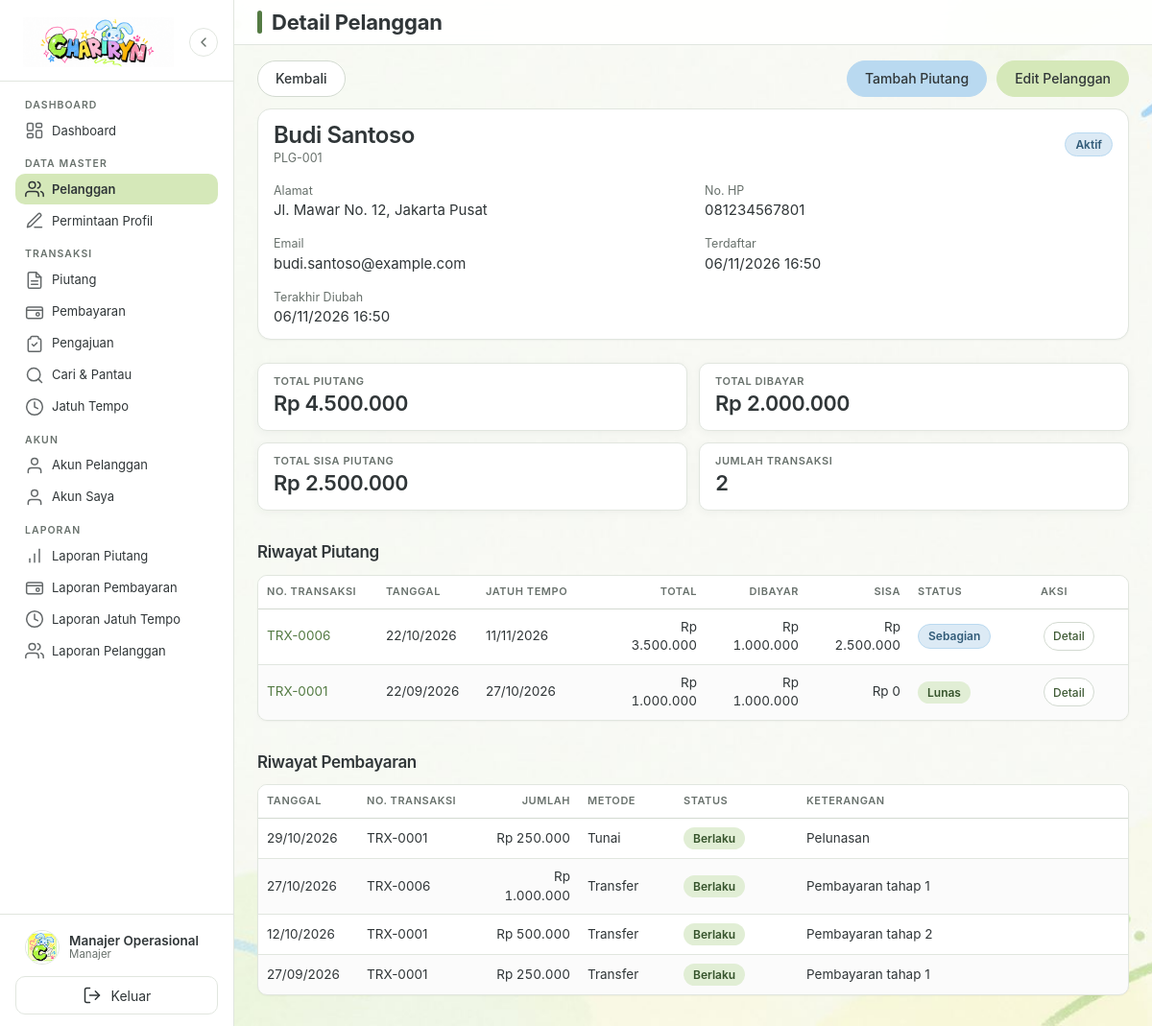
Screenshot of /pelanggan/detail.php?id=1 (signed in) with the database file from the repository.
### tables this page shows
CREATE TABLE IF NOT EXISTS users (
    id_user INT UNSIGNED NOT NULL AUTO_INCREMENT,
    id_pelanggan INT UNSIGNED NULL,
    username VARCHAR(50) NOT NULL,
    password VARCHAR(255) NOT NULL,
    nama VARCHAR(100) NOT NULL,
    role ENUM('pemilik', 'manajer', 'pelanggan') NOT NULL DEFAULT 'manajer',
    status ENUM('belum aktif', 'aktif', 'nonaktif') NOT NULL DEFAULT 'belum aktif',
    token_aktivasi VARCHAR(64) NULL,
    token_aktivasi_berakhir DATETIME NULL,
    created_at DATETIME NOT NULL DEFAULT CURRENT_TIMESTAMP,
    updated_at DATETIME NOT NULL DEFAULT CURRENT_TIMESTAMP ON UPDATE CURRENT_TIMESTAMP,
    PRIMARY KEY (id_user),
    UNIQUE KEY uq_users_username (username),
    UNIQUE KEY uq_users_pelanggan (id_pelanggan),
    KEY idx_users_role_status (role, status),
    CONSTRAINT fk_users_pelanggan
        FOREIGN KEY (id_pelanggan) REFERENCES pelanggan (id_pelanggan)
        ON DELETE CASCADE ON UPDATE CASCADE
);

CREATE TABLE IF NOT EXISTS pelanggan (
    id_pelanggan INT UNSIGNED NOT NULL AUTO_INCREMENT,
    kode_pelanggan VARCHAR(20) NOT NULL,
    nama_pelanggan VARCHAR(100) NOT NULL,
    alamat TEXT NULL,
    no_hp VARCHAR(20) NULL,
    email VARCHAR(100) NULL,
    status ENUM('aktif', 'nonaktif') NOT NULL DEFAULT 'aktif',
    created_at DATETIME NOT NULL DEFAULT CURRENT_TIMESTAMP,
    updated_at DATETIME NOT NULL DEFAULT CURRENT_TIMESTAMP ON UPDATE CURRENT_TIMESTAMP,
    PRIMARY KEY (id_pelanggan),
    UNIQUE KEY uq_pelanggan_kode (kode_pelanggan),
    KEY idx_pelanggan_nama (nama_pelanggan),
    KEY idx_pelanggan_status (status)
);

CREATE TABLE IF NOT EXISTS piutang (
    id_piutang INT UNSIGNED NOT NULL AUTO_INCREMENT,
    id_pelanggan INT UNSIGNED NOT NULL,
    no_transaksi VARCHAR(30) NOT NULL,
    tanggal_transaksi DATE NOT NULL,
    total_piutang DECIMAL(15,2) NOT NULL,
    jumlah_dibayar DECIMAL(15,2) NOT NULL DEFAULT 0.00,
    sisa_piutang DECIMAL(15,2) NOT NULL,
    jatuh_tempo DATE NOT NULL,
    status ENUM('Belum Lunas', 'Sebagian', 'Lunas', 'Jatuh Tempo') NOT NULL DEFAULT 'Belum Lunas',
    keterangan TEXT NULL,
    created_at DATETIME NOT NULL DEFAULT CURRENT_TIMESTAMP,
    updated_at DATETIME NOT NULL DEFAULT CURRENT_TIMESTAMP ON UPDATE CURRENT_TIMESTAMP,
    PRIMARY KEY (id_piutang),
    UNIQUE KEY uq_piutang_no_transaksi (no_transaksi),
    KEY idx_piutang_pelanggan (id_pelanggan),
    KEY idx_piutang_tanggal (tanggal_transaksi),
    KEY idx_piutang_jatuh_tempo (jatuh_tempo),
    KEY idx_piutang_status (status),
    KEY idx_piutang_status_tempo (status, jatuh_tempo),
    CONSTRAINT fk_piutang_pelanggan
        FOREIGN KEY (id_pelanggan) REFERENCES pelanggan (id_pelanggan)
        ON DELETE RESTRICT ON UPDATE CASCADE
);

CREATE TABLE IF NOT EXISTS pembayaran (
    id_pembayaran INT UNSIGNED NOT NULL AUTO_INCREMENT,
    id_piutang INT UNSIGNED NOT NULL,
    tanggal_pembayaran DATE NOT NULL,
    jumlah_bayar DECIMAL(15,2) NOT NULL,
    metode_pembayaran ENUM('Tunai', 'Transfer', 'E-Wallet') NOT NULL,
    keterangan TEXT NULL,
    status ENUM('berlaku', 'dibatalkan') NOT NULL DEFAULT 'berlaku',
    alasan_pembatalan TEXT NULL,
    dibatalkan_at DATETIME NULL,
    created_at DATETIME NOT NULL DEFAULT CURRENT_TIMESTAMP,
    updated_at DATETIME NOT NULL DEFAULT CURRENT_TIMESTAMP ON UPDATE CURRENT_TIMESTAMP,
    PRIMARY KEY (id_pembayaran),
    KEY idx_pembayaran_piutang (id_piutang),
    KEY idx_pembayaran_tanggal (tanggal_pembayaran),
    KEY idx_pembayaran_status (status),
    CONSTRAINT fk_pembayaran_piutang
        FOREIGN KEY (id_piutang) REFERENCES piutang (id_piutang)
        ON DELETE RESTRICT ON UPDATE CASCADE
);

### pelanggan/detail.php (the view, shortened to what the rows shown need)
<?php
requireManajer();
$id = ambilIdDariGet();
$pdo = koneksiDatabase();
$pelanggan = PelangganService::ambil($pdo, $id);
require_once BASE_PATH . '/includes/kepala.php';
$riwayatPiutang = PelangganService::riwayatPiutang($pdo, $id);
$riwayatPembayaran = PelangganService::riwayatPembayaran($pdo, $id);
?>
<div class="tengah-detail">
<section class="kartu mb-lg" aria-label="Profil pelanggan">
    <div class="kartu-judul">
        <div>
            <h2 style="font-size:24px;"><?= e($pelanggan['nama_pelanggan']) ?></h2>
            <p class="teks-kecil"><?= e($pelanggan['kode_pelanggan']) ?></p>
        </div>
    </div>
    <div class="form-grid" style="margin:0;">
        <div><span class="teks-kecil">Alamat</span><p><?= e($pelanggan['alamat'] ?? '-') ?></p></div>
        <div><span class="teks-kecil">No. HP</span><p><?= e($pelanggan['no_hp'] ?? '-') ?></p></div>
        <div><span class="teks-kecil">Email</span><p><?= e($pelanggan['email'] ?? '-') ?></p></div>
        <div><span class="teks-kecil">Terdaftar</span><p><?= e(formatTanggalWaktuIndonesia((string) $pelanggan['created_at'])) ?></p></div>
        <div><span class="teks-kecil">Terakhir Diubah</span><p><?= e(formatTanggalWaktuIndonesia((string) $pelanggan['updated_at'])) ?></p></div>
    </div>
</section>
<section style="margin-bottom:var(--spasi-xl);" aria-label="Riwayat piutang">
    <div class="table-wrapper">
        <table class="tabel">
            <thead>
                <tr>
                    <th class="col-kode">No. Transaksi</th>
                    <th class="col-tanggal">Tanggal</th>
                    <th class="col-tempo">Jatuh Tempo</th>
                    <th class="angka col-angka">Total</th>
                    <th class="angka col-angka">Dibayar</th>
                    <th class="angka col-angka">Sisa</th>
                    <th class="col-status">Status</th>
                    <th class="tabel-aksi col-aksi">Aksi</th>
                </tr>
            </thead>
            <tbody>
                <?php if ($riwayatPiutang === []): ?>
                    <tr><td colspan="8" class="tabel-baris-kosong">Pelanggan ini belum memiliki riwayat piutang.</td></tr>
                <?php else: ?>
                    <?php foreach ($riwayatPiutang as $baris): ?>
                        <tr>
                            <td><a href="<?= BASE_URL ?>piutang/detail.php?id=<?= (int) $baris['id_piutang'] ?>" data-modal data-judul="Histori Piutang <?= e($baris['no_transaksi']) ?>"><?= e($baris['no_transaksi']) ?></a></td>
                            <td><?= e(formatTanggalIndonesia((string) $baris['tanggal_transaksi'])) ?></td>
                            <td><?= e(formatTanggalIndonesia((string) $baris['jatuh_tempo'])) ?></td>
                            <td class="angka"><?= e(formatRupiah($baris['total_piutang'])) ?></td>
                            <td class="angka"><?= e(formatRupiah($baris['jumlah_dibayar'])) ?></td>
                            <td class="angka"><?= e(formatRupiah($baris['sisa_piutang'])) ?></td>
                            <td><?= badgeStatus((string) $baris['status']) ?></td>
                            <td class="tabel-aksi"><a href="<?= BASE_URL ?>piutang/detail.php?id=<?= (int) $baris['id_piutang'] ?>" data-modal data-judul="Histori Piutang <?= e($baris['no_transaksi']) ?>">Detail</a></td>
                        </tr>
                    <?php endforeach; ?>
                <?php endif; ?>
            </tbody>
        </table>
    </div>
</section>
<section aria-label="Riwayat pembayaran">
    <div class="table-wrapper">
        <table class="tabel">
            <thead>
                <tr>
                    <th class="col-tanggal">Tanggal</th>
                    <th class="col-kode">No. Transaksi</th>
                    <th class="angka col-angka">Jumlah</th>
                    <th class="col-metode">Metode</th>
                    <th class="col-status">Status</th>
                    <th class="col-keterangan">Keterangan</th>
                </tr>
            </thead>
            <tbody>
                <?php if ($riwayatPembayaran === []): ?>
                    <tr><td colspan="6" class="tabel-baris-kosong">Belum ada pembayaran.</td></tr>
                <?php else: ?>
                    <?php foreach ($riwayatPembayaran as $baris): ?>
                        <tr>
                            <td><?= e(formatTanggalIndonesia((string) $baris['tanggal_pembayaran'])) ?></td>
                            <td><?= e($baris['no_transaksi']) ?></td>
                            <td class="angka"><?= e(formatRupiah($baris['jumlah_bayar'])) ?></td>
                            <td><?= e($baris['metode_pembayaran']) ?></td>
                            <td>
                                <?php if ((string) ($baris['status'] ?? 'berlaku') === 'berlaku'): ?>
                                    <span class="badge badge-lunas">Berlaku</span>
                                <?php else: ?>
                                    <span class="badge badge-jatuh-tempo">Dibatalkan</span>
                                <?php endif; ?>
                            </td>
                            <td><?= e($baris['keterangan'] ?? '-') ?></td>
                        </tr>
                    <?php endforeach; ?>
                <?php endif; ?>
            </tbody>
        </table>
    </div>
</section>
</div>
<?php require_once BASE_PATH . '/includes/footer.php'; ?>

### includes/sidebar.php (shortened to what the rows shown need)
<?php
$peran_sidebar = roleUser();
?>
<aside class="sidebar" id="sidebar">
<?php
$nama_profil = (string) (userSaatIni()['nama'] ?? 'Pengguna');
$label_role_profil = labelRole($peran_sidebar);
?>
    <div class="sidebar-kaki">
        <div class="profil-ringkas">
            <div class="profil-info">
                <span class="nama-user"><?= e($nama_profil) ?></span>
                <span class="role-user"><?= e($label_role_profil) ?></span>
            </div>
        </div>
    </div>
</aside>

### helpers/piutang.php (shortened to what the rows shown need)
<?php
function badgeStatus(string $status): string
{
    $kelas = match ($status) {
        'Lunas' => 'badge-lunas',
        'Sebagian' => 'badge-sebagian',
        'Jatuh Tempo' => 'badge-jatuh-tempo',
        default => 'badge-belum-lunas',
    };
    return '<span class="badge ' . $kelas . '">' . e($status) . '</span>';
}

### rows the page displays
users: nama "Manajer Operasional"
pelanggan: nama_pelanggan "Budi Santoso", kode_pelanggan "PLG-001", alamat "Jl. Mawar No. 12, Jakarta Pusat", no_hp "081234567801", email "budi.santoso@example.com", created_at "06/11/2026 16:50", updated_at "06/11/2026 16:50"
piutang: no_transaksi "TRX-0006", tanggal_transaksi "22/10/2026", jatuh_tempo "11/11/2026", total_piutang "Rp 3.500.000", jumlah_dibayar "Rp 1.000.000", sisa_piutang "Rp 2.500.000", status "Sebagian"
piutang: no_transaksi "TRX-0001", tanggal_transaksi "22/09/2026", jatuh_tempo "27/10/2026", total_piutang "Rp 1.000.000", jumlah_dibayar "Rp 1.000.000", sisa_piutang "Rp 0", status "Lunas"
pembayaran: tanggal_pembayaran "29/10/2026", id_piutang.no_transaksi "TRX-0001", jumlah_bayar "Rp 250.000", metode_pembayaran "Tunai", status "Berlaku", keterangan "Pelunasan"
pembayaran: tanggal_pembayaran "27/10/2026", id_piutang.no_transaksi "TRX-0006", jumlah_bayar "Rp 1.000.000", metode_pembayaran "Transfer", status "Berlaku", keterangan "Pembayaran tahap 1"
pembayaran: tanggal_pembayaran "12/10/2026", id_piutang.no_transaksi "TRX-0001", jumlah_bayar "Rp 500.000", metode_pembayaran "Transfer", status "Berlaku", keterangan "Pembayaran tahap 2"
pembayaran: tanggal_pembayaran "27/09/2026", id_piutang.no_transaksi "TRX-0001", jumlah_bayar "Rp 250.000", metode_pembayaran "Transfer", status "Berlaku", keterangan "Pembayaran tahap 1"

### other values shown
$label "Dashboard Pelanggan Permintaan Profil Piutang Pembayaran Pengajuan Cari & Pantau Jatuh Tempo Akun Pelanggan Akun Saya Laporan Piutang Laporan Pembayaran Laporan Jatuh Tempo Laporan Pelanggan"
$label_role_profil "Manajer"
$judul_halaman "Detail Pelanggan"
formatRupiah($ringkasan['total_piutang']) "Rp 4.500.000"
formatRupiah($ringkasan['total_dibayar']) "Rp 2.000.000"
formatRupiah($ringkasan['total_sisa']) "Rp 2.500.000"
formatAngka($ringkasan['jumlah_piutang']) "2"
